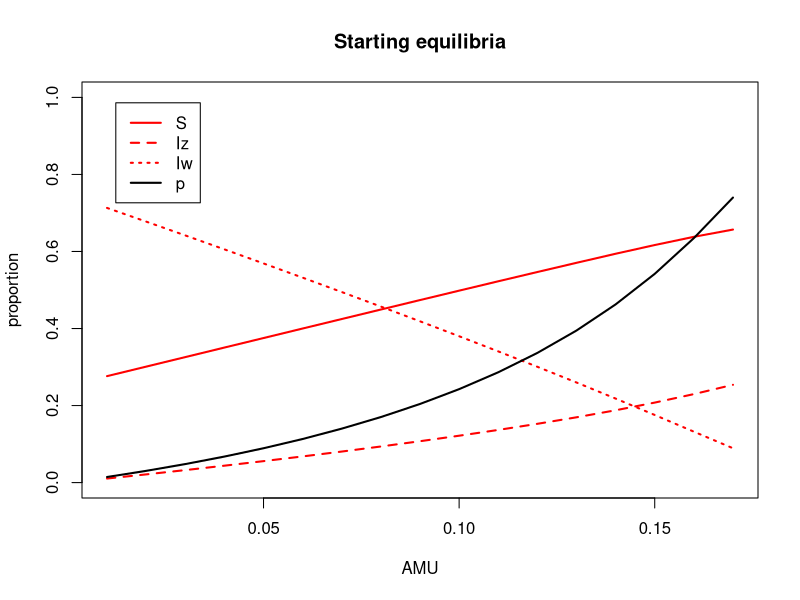
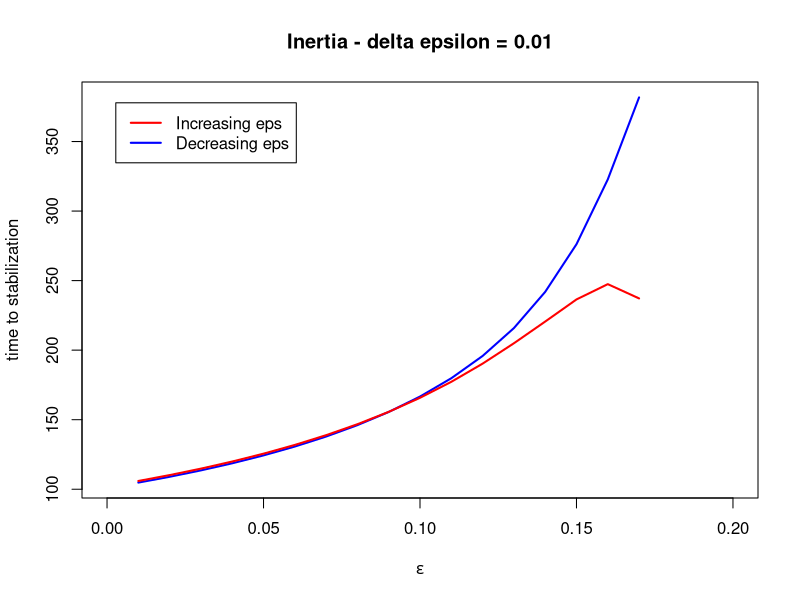
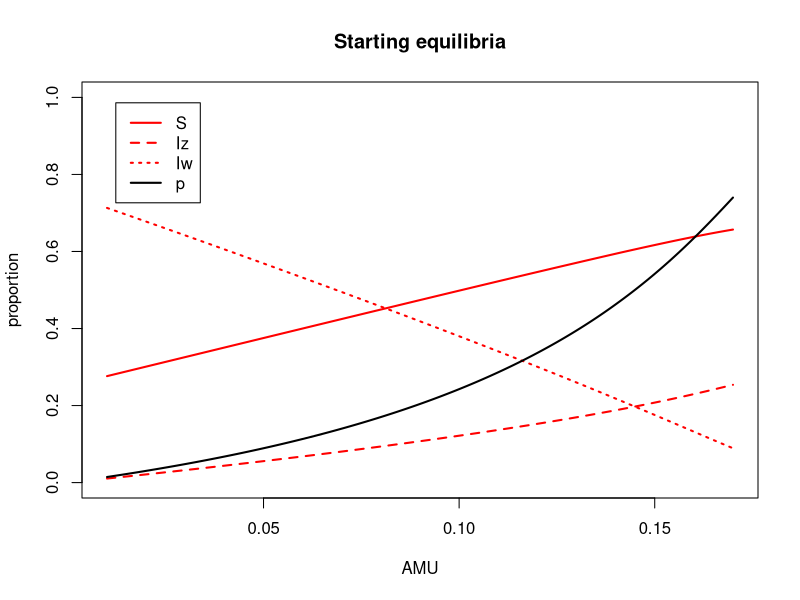
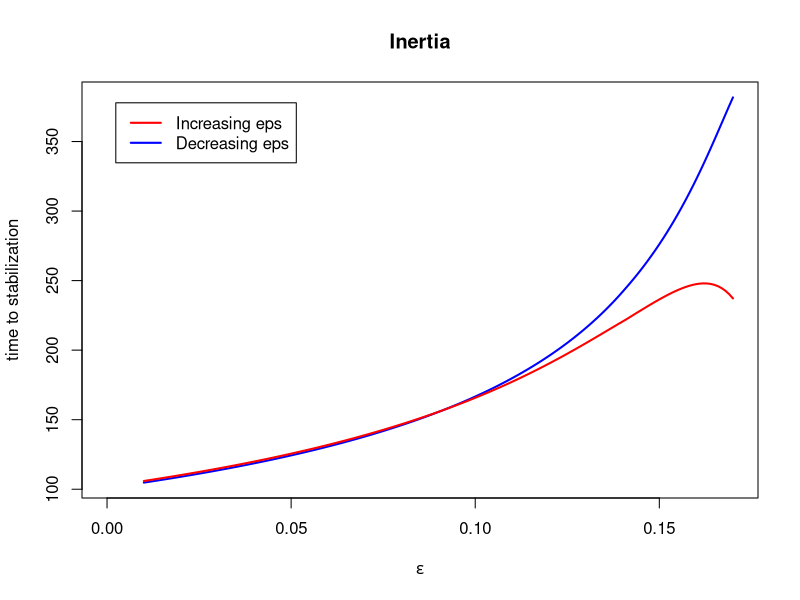
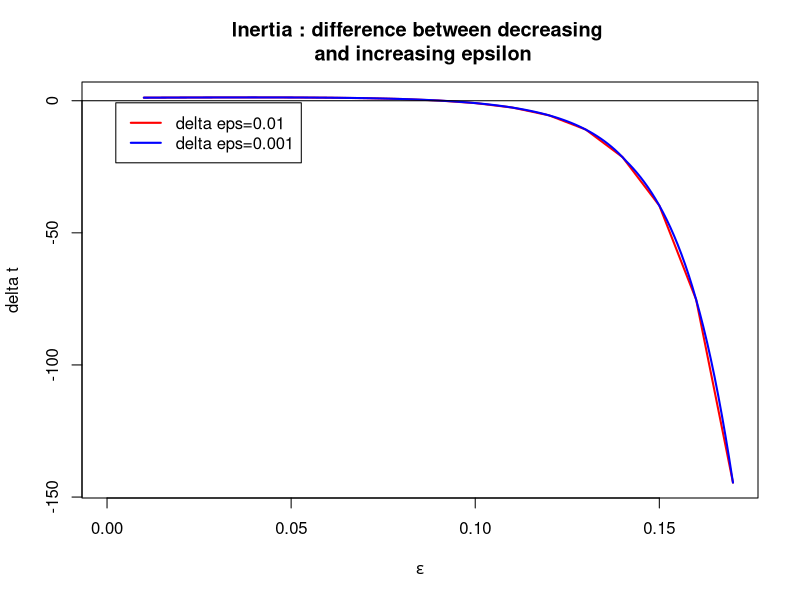
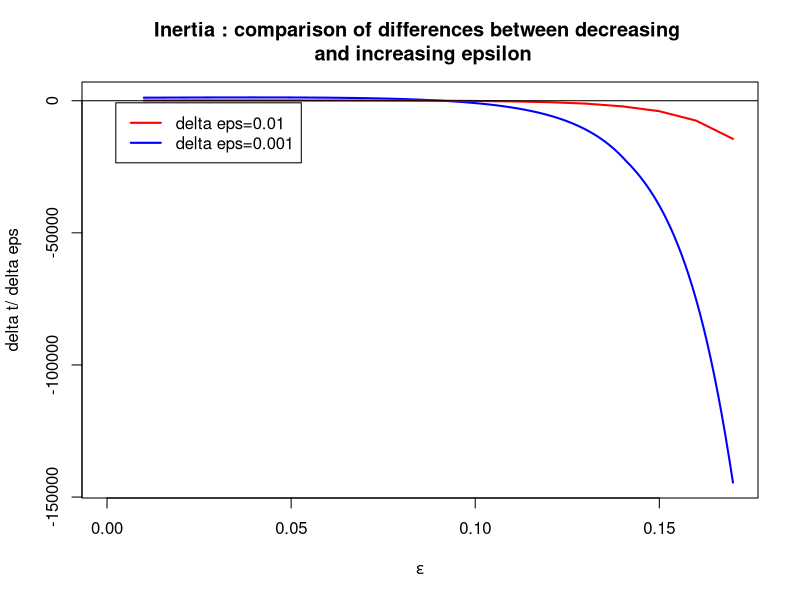

R code for these plots, in order:
## ---- chunk 1
library(deSolve)


options("scipen" = 10)

# initial state:
N <- 1
prop <- 0.01 #initial value of Iw and Iz

# time:
a <- 200000 #time span
m <- 1 #time step



# parameters
pbeta_w <- 0.04 #transmission parameter of Iw
pbeta_z <- 0.015 #transmission parameter of Iz

pgammaa <- 0.01 #innate recovery rate
pgamma_tilt <- 0.1 #recovery rate of Iw when treated by antibiotics


prho <- 0.05 #probability of clinical failure

#epsilon change over time

peps <- 0 #initial value of the ratio of treated patients
delta_eps <- 0.01
pepsi_start <- seq(0.01,0.17,by=delta_eps) #initial values of epsilon


pepsi_1 <- pepsi_start
delta_eps1 <- delta_eps

conv_crit <- 0.0001

## ---- chunk 2
parameters <- c(beta_w=pbeta_w, beta_z=pbeta_z, gamma=pgammaa, gamma_prim=pgamma_tilt, eps=peps, rho=prho)

state <- c(S=1-2*prop, Iw=prop, Iz=prop)

times=seq(0, a, by=m)

SIS=function(times, state, parameters){
  with(as.list(c(state,parameters)),
       { 
         dS = - beta_w*Iw*S - beta_z*Iz*S + gamma*(1-eps)*Iw + gamma_prim*eps*Iw + gamma*Iz
        dIw = beta_w*Iw*S + (1-eps)*beta_w*Iw*Iz - eps*beta_z*Iz*Iw - rho*eps*Iw - gamma*(1-eps)*Iw - gamma_prim*eps*Iw
        dIz = beta_z*Iz*S + eps*beta_z*Iz*Iw + rho*eps*Iw - (1-eps)*beta_w*Iw*Iz - gamma*Iz
        
        
        list(c(dS, dIw, dIz))
       })
}


parameters <- c(beta_w=pbeta_w, beta_z=pbeta_z, gamma=pgammaa, gamma_prim=pgamma_tilt, eps=peps, rho=prho)

state <- c(S=1-2*prop, Iw=prop, Iz=prop)

times <- seq(0, a, by=m)


root_main=function(times, state, parameters){
  dstate <- unlist(SIS(times, state, parameters))
  sum(abs(dstate)) - conv_crit
  }

exploit_param_eps=function(x) {
  parameters[5] <- x
  out <- lsodar(func=SIS, y=state, parms=parameters, times=times, rootfunc=root_main)
  return(tail(out, n=1))
  }

steady_eps <- do.call(rbind, lapply(pepsi_start, exploit_param_eps))
steady_eps <- unlist(steady_eps)

steady_time_eps <- steady_eps[,1]
steady_S_eps <- steady_eps[,2]
steady_Iw_eps <- steady_eps[,3]
steady_Iz_eps <- steady_eps[,4]
steady_p_eps <- steady_eps[,4]/(steady_eps[,4]+steady_eps[,3])

table_ss <- cbind(steady_S_eps, steady_Iw_eps, steady_Iz_eps, seq(0.01, 0.17, by=delta_eps))
## ---- chunk 3
plot(pepsi_start, steady_Iz_eps, main="Starting equilibria", xlab="AMU", ylab="proportion", ylim=c(0,1), lty=2, lwd=2, type="l", col='red')
lines(pepsi_start, steady_Iw_eps, lty=3, lwd=2, type='l', col='red')
lines(pepsi_start, steady_S_eps, lty=1, lwd=2, type='l', col='red')
lines(pepsi_start, steady_p_eps, lty=1, lwd=2, type='l', col='black')


legend("topleft" , inset=.05, c("S", "Iz", "Iw", "p"), lty=c(1,2,3,1), lwd=c(2,2,2,2), col=c(rep('red',3), 'black'))
## ---- chunk 4

out_up <- rep(0,4)

for (i in 1:nrow(table_ss)) {
  parameters <- c(beta_w=pbeta_w, beta_z=pbeta_z, gamma=pgammaa, gamma_prim=pgamma_tilt, eps=peps, rho=prho)
  state <- c(S=1-2*prop, Iw=prop, Iz=prop)
  parameters[5] <- table_ss[i,4] + 0.01
  state[1] <- table_ss[i,1]
  state[2] <- table_ss[i,2]
  state[3] <- table_ss[i,3]
  out <- lsodar(func=SIS, y=state, parms=parameters, times=times, rootfunc=root_main)
  out_up <- rbind(out_up, tail(out,1))
}

out_down <- rep(0,4)

for (i in 1:nrow(table_ss)) {
  parameters <- c(beta_w=pbeta_w, beta_z=pbeta_z, gamma=pgammaa, gamma_prim=pgamma_tilt, eps=peps, rho=prho)
  state <- c(S=1-2*prop, Iw=prop, Iz=prop)
  parameters[5] <- table_ss[i,4] - 0.01
  state[1] <- table_ss[i,1]
  state[2] <- table_ss[i,2]
  state[3] <- table_ss[i,3]
  out <- lsodar(func=SIS, y=state, parms=parameters, times=times, rootfunc=root_main)
  out_down <- rbind(out_down, tail(out,1))
}



## ---- chunk 5


time_up <- out_up[2:nrow(out_up),1]

time_down <- out_down[2:nrow(out_down),1]

pepsi_change <- seq(0.01, 0.17, by=delta_eps)

plot(pepsi_change, time_down, main="Inertia - delta epsilon = 0.01", xlab=expression(epsilon), ylab="time to stabilization", lwd=2, col='blue', type='l', xlim=c(0,0.20))
lines(pepsi_change, time_up, lwd=2, col='red', type='l')

legend("topleft" , inset=.05, c("Increasing eps", "Decreasing eps"), lwd=c(2,2), col=c('red', 'blue'))

time_up1 <- time_up

time_down1 <- time_down
## ---- chunk 6
library(deSolve)


options("scipen" = 10)

# initial state:
N <- 1
prop <- 0.01 #initial value of Iw and Iz

# time:
a <- 200000 #time span
m <- 1 #time step



# parameters
pbeta_w <- 0.04 #transmission parameter of Iw
pbeta_z <- 0.015 #transmission parameter of Iz

pgammaa <- 0.01 #innate recovery rate
pgamma_tilt <- 0.1 #recovery rate of Iw when treated by antibiotics


prho <- 0.05 #probability of clinical failure

#epsilon change over time

peps <- 0 #initial value of the ratio of treated patients
delta_eps <- 0.001
pepsi_start <- seq(0.01,0.17,by=delta_eps) #initial values of epsilon


pepsi2 <- pepsi_start
delta_eps2 <- delta_eps


conv_crit <- 0.0001

## ---- chunk 7
parameters <- c(beta_w=pbeta_w, beta_z=pbeta_z, gamma=pgammaa, gamma_prim=pgamma_tilt, eps=peps, rho=prho)

state <- c(S=1-2*prop, Iw=prop, Iz=prop)

times=seq(0, a, by=m)

SIS=function(times, state, parameters){
  with(as.list(c(state,parameters)),
       { 
         dS = - beta_w*Iw*S - beta_z*Iz*S + gamma*(1-eps)*Iw + gamma_prim*eps*Iw + gamma*Iz
        dIw = beta_w*Iw*S + (1-eps)*beta_w*Iw*Iz - eps*beta_z*Iz*Iw - rho*eps*Iw - gamma*(1-eps)*Iw - gamma_prim*eps*Iw
        dIz = beta_z*Iz*S + eps*beta_z*Iz*Iw + rho*eps*Iw - (1-eps)*beta_w*Iw*Iz - gamma*Iz
        
        
        list(c(dS, dIw, dIz))
       })
}


parameters <- c(beta_w=pbeta_w, beta_z=pbeta_z, gamma=pgammaa, gamma_prim=pgamma_tilt, eps=peps, rho=prho)

state <- c(S=1-2*prop, Iw=prop, Iz=prop)

times <- seq(0, a, by=m)


root_main=function(times, state, parameters){
  dstate <- unlist(SIS(times, state, parameters))
  sum(abs(dstate)) - conv_crit
  }

exploit_param_eps=function(x) {
  parameters[5] <- x
  out <- lsodar(func=SIS, y=state, parms=parameters, times=times, rootfunc=root_main)
  return(tail(out, n=1))
  }

steady_eps <- do.call(rbind, lapply(pepsi_start, exploit_param_eps))
steady_eps <- unlist(steady_eps)

steady_time_eps <- steady_eps[,1]
steady_S_eps <- steady_eps[,2]
steady_Iw_eps <- steady_eps[,3]
steady_Iz_eps <- steady_eps[,4]
steady_p_eps <- steady_eps[,4]/(steady_eps[,4]+steady_eps[,3])

table_ss <- cbind(steady_S_eps, steady_Iw_eps, steady_Iz_eps, seq(0.01,0.17,by=delta_eps))
## ---- chunk 8
plot(pepsi_start, steady_Iz_eps, main="Starting equilibria", xlab="AMU", ylab="proportion", ylim=c(0,1), lty=2, lwd=2, type="l", col='red')
lines(pepsi_start, steady_Iw_eps, lty=3, lwd=2, type='l', col='red')
lines(pepsi_start, steady_S_eps, lty=1, lwd=2, type='l', col='red')
lines(pepsi_start, steady_p_eps, lty=1, lwd=2, type='l', col='black')


legend("topleft" , inset=.05, c("S", "Iz", "Iw", "p"), lty=c(1,2,3,1), lwd=c(2,2,2,2), col=c(rep('red',3), 'black'))
## ---- chunk 9

out_up <- rep(0,4)

for (i in 1:nrow(table_ss)) {
  parameters <- c(beta_w=pbeta_w, beta_z=pbeta_z, gamma=pgammaa, gamma_prim=pgamma_tilt, eps=peps, rho=prho)
  state <- c(S=1-2*prop, Iw=prop, Iz=prop)
  parameters[5] <- table_ss[i,4] + 0.01
  state[1] <- table_ss[i,1]
  state[2] <- table_ss[i,2]
  state[3] <- table_ss[i,3]
  out <- lsodar(func=SIS, y=state, parms=parameters, times=times, rootfunc=root_main)
  out_up <- rbind(out_up, tail(out,1))
}

out_down <- rep(0,4)

for (i in 1:nrow(table_ss)) {
  parameters <- c(beta_w=pbeta_w, beta_z=pbeta_z, gamma=pgammaa, gamma_prim=pgamma_tilt, eps=peps, rho=prho)
  state <- c(S=1-2*prop, Iw=prop, Iz=prop)
  parameters[5] <- table_ss[i,4] - 0.01
  state[1] <- table_ss[i,1]
  state[2] <- table_ss[i,2]
  state[3] <- table_ss[i,3]
  out <- lsodar(func=SIS, y=state, parms=parameters, times=times, rootfunc=root_main)
  out_down <- rbind(out_down, tail(out,1))
}



## ---- chunk 10


time_up <- out_up[2:nrow(out_up),1]

time_down <- out_down[2:nrow(out_down),1]

pepsi_change <- seq(0.01, 0.17, by=delta_eps)

plot(pepsi_change, time_down, main="Inertia", xlab=expression(epsilon), ylab="time to stabilization", lwd=2, col='blue', type='l', xlim=c(0,0.17))
lines(pepsi_change, time_up, lwd=2, col='red', type='l')

legend("topleft" , inset=.05, c("Increasing eps", "Decreasing eps"), lwd=c(2,2), col=c('red', 'blue'))

time_up2 <- time_up
time_down2 <- time_down


## ---- chunk 11



diff_1 <- time_up1 - time_down1
epsx1 <- seq(0.01, 0.17, by=0.01)


diff_2 <- time_up2 - time_down2
epsx2 <- seq(0.01, 0.17, by=0.001)


plot(epsx1, diff_1, main="Inertia : difference between decreasing \n and increasing epsilon", xlab=expression(epsilon), ylab="delta t", lwd=2, col='red', type='l', xlim=c(0,0.17))
lines(epsx2, diff_2, lwd=2, col='blue', type='l')
abline(h=0, col='black')

legend("topleft" , inset=.05, c("delta eps=0.01", "delta eps=0.001"), lwd=c(2,2), col=c('red', 'blue'))
## ---- chunk 12



diff_1_same_metrics <- diff_1/delta_eps1
epsx1 <- seq(0.01, 0.17, by=delta_eps1)


diff_2_same_metrics <- diff_2/delta_eps2
epsx2 <- seq(0.01, 0.17, by=delta_eps2)


plot(epsx2, diff_2_same_metrics, main="Inertia : comparison of differences between decreasing \n and increasing epsilon", xlab=expression(epsilon), ylab="delta t/ delta eps", lwd=2, col='blue', type='l', xlim=c(0,0.17))
lines(epsx1, diff_1_same_metrics, lwd=2, col='red', type='l')
abline(h=0, col='black')

legend("topleft" , inset=.05, c("delta eps=0.01", "delta eps=0.001"), lwd=c(2,2), col=c('red', 'blue'))
